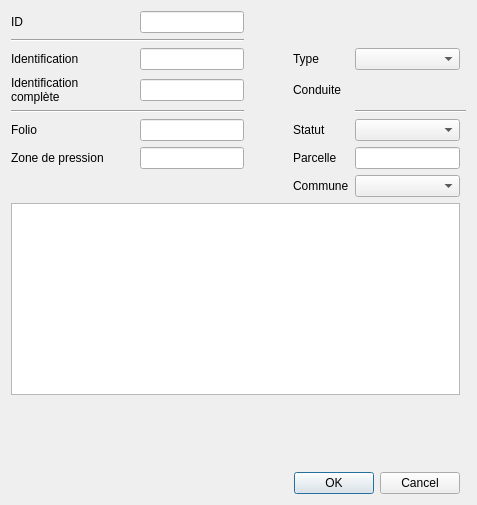
<?xml version="1.0" encoding="UTF-8"?>
<ui version="4.0">
 <class>Dialog</class>
 <widget class="QDialog" name="Dialog">
  <property name="geometry">
   <rect>
    <x>0</x>
    <y>0</y>
    <width>477</width>
    <height>505</height>
   </rect>
  </property>
  <property name="sizePolicy">
   <sizepolicy hsizetype="Preferred" vsizetype="MinimumExpanding">
    <horstretch>0</horstretch>
    <verstretch>0</verstretch>
   </sizepolicy>
  </property>
  <property name="windowTitle">
   <string>Compteur réseau</string>
  </property>
  <layout class="QGridLayout" name="gridLayout">
   <item row="2" column="0">
    <widget class="QLabel" name="label_5">
     <property name="text">
      <string>Identification</string>
     </property>
    </widget>
   </item>
   <item row="4" column="0">
    <widget class="QLabel" name="label_6">
     <property name="text">
      <string>Identification complète</string>
     </property>
     <property name="wordWrap">
      <bool>true</bool>
     </property>
    </widget>
   </item>
   <item row="0" column="0">
    <widget class="QLabel" name="label">
     <property name="text">
      <string>ID</string>
     </property>
    </widget>
   </item>
   <item row="5" column="0" colspan="3">
    <widget class="Line" name="line">
     <property name="orientation">
      <enum>Qt::Horizontal</enum>
     </property>
    </widget>
   </item>
   <item row="4" column="2">
    <widget class="QLineEdit" name="_identification_full"/>
   </item>
   <item row="2" column="2">
    <widget class="QLineEdit" name="identification"/>
   </item>
   <item row="0" column="2">
    <widget class="QLineEdit" name="id">
     <property name="enabled">
      <bool>true</bool>
     </property>
     <property name="readOnly">
      <bool>true</bool>
     </property>
    </widget>
   </item>
   <item row="1" column="0" colspan="3">
    <widget class="Line" name="line_2">
     <property name="orientation">
      <enum>Qt::Horizontal</enum>
     </property>
    </widget>
   </item>
   <item row="6" column="0">
    <widget class="QLabel" name="label_10">
     <property name="text">
      <string>Folio</string>
     </property>
    </widget>
   </item>
   <item row="7" column="0">
    <widget class="QLabel" name="label_9">
     <property name="text">
      <string>Zone de pression</string>
     </property>
    </widget>
   </item>
   <item row="6" column="2">
    <widget class="QLineEdit" name="_printmaps"/>
   </item>
   <item row="7" column="2">
    <widget class="QLineEdit" name="_pressurezone"/>
   </item>
   <item row="11" column="2">
    <spacer name="verticalSpacer">
     <property name="orientation">
      <enum>Qt::Vertical</enum>
     </property>
     <property name="sizeHint" stdset="0">
      <size>
       <width>20</width>
       <height>40</height>
      </size>
     </property>
    </spacer>
   </item>
   <item row="0" column="3">
    <spacer name="horizontalSpacer">
     <property name="orientation">
      <enum>Qt::Horizontal</enum>
     </property>
     <property name="sizeType">
      <enum>QSizePolicy::Preferred</enum>
     </property>
     <property name="sizeHint" stdset="0">
      <size>
       <width>40</width>
       <height>20</height>
      </size>
     </property>
    </spacer>
   </item>
   <item row="2" column="4">
    <widget class="QLabel" name="label_2">
     <property name="text">
      <string>Type</string>
     </property>
    </widget>
   </item>
   <item row="4" column="4">
    <widget class="QLabel" name="label_4">
     <property name="text">
      <string>Conduite</string>
     </property>
    </widget>
   </item>
   <item row="6" column="4">
    <widget class="QLabel" name="label_3">
     <property name="text">
      <string>Statut</string>
     </property>
    </widget>
   </item>
   <item row="7" column="4">
    <widget class="QLabel" name="label_7">
     <property name="text">
      <string>Parcelle</string>
     </property>
    </widget>
   </item>
   <item row="2" column="5">
    <widget class="QComboBox" name="fk_type"/>
   </item>
   <item row="6" column="5">
    <widget class="QComboBox" name="fk_status"/>
   </item>
   <item row="7" column="5">
    <widget class="QLineEdit" name="parcel"/>
   </item>
   <item row="8" column="5">
    <widget class="QComboBox" name="fk_district"/>
   </item>
   <item row="5" column="5" colspan="2">
    <widget class="Line" name="line_3">
     <property name="orientation">
      <enum>Qt::Horizontal</enum>
     </property>
    </widget>
   </item>
   <item row="8" column="4">
    <widget class="QLabel" name="label_8">
     <property name="text">
      <string>Commune</string>
     </property>
    </widget>
   </item>
   <item row="4" column="5">
    <widget class="QgsRelationReferenceWidget" name="fk_pipe"/>
   </item>
   <item row="10" column="0" colspan="6">
    <widget class="QPlainTextEdit" name="remark"/>
   </item>
   <item row="13" column="0" colspan="6">
    <widget class="QDialogButtonBox" name="buttonBox">
     <property name="orientation">
      <enum>Qt::Horizontal</enum>
     </property>
     <property name="standardButtons">
      <set>QDialogButtonBox::Cancel|QDialogButtonBox::Ok</set>
     </property>
    </widget>
   </item>
  </layout>
 </widget>
 <customwidgets>
  <customwidget>
   <class>QgsRelationReferenceWidget</class>
   <extends>QWidget</extends>
   <header>qgsrelationreferencewidget.h</header>
  </customwidget>
 </customwidgets>
 <resources/>
 <connections>
  <connection>
   <sender>buttonBox</sender>
   <signal>accepted()</signal>
   <receiver>Dialog</receiver>
   <slot>accept()</slot>
   <hints>
    <hint type="sourcelabel">
     <x>248</x>
     <y>254</y>
    </hint>
    <hint type="destinationlabel">
     <x>157</x>
     <y>274</y>
    </hint>
   </hints>
  </connection>
  <connection>
   <sender>buttonBox</sender>
   <signal>rejected()</signal>
   <receiver>Dialog</receiver>
   <slot>reject()</slot>
   <hints>
    <hint type="sourcelabel">
     <x>316</x>
     <y>260</y>
    </hint>
    <hint type="destinationlabel">
     <x>286</x>
     <y>274</y>
    </hint>
   </hints>
  </connection>
 </connections>
</ui>
